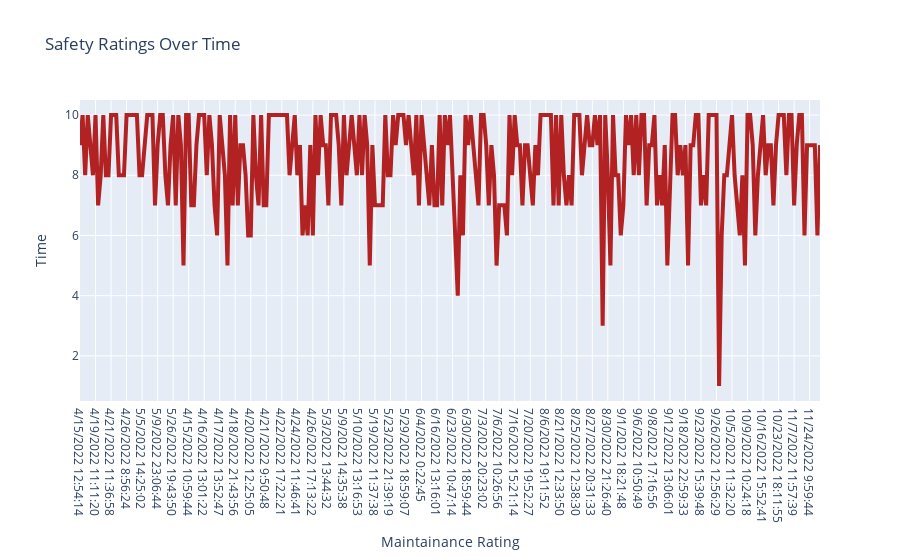

This figure's notebook cell:
### Code cell
fig1 = go.Figure([go.Scatter(x = df['Timestamp'], y = df['On a scale of 1-10, with 1 being "Not safe at all" and 10 being "Very safe", how safe do you feel in the Park?'],\
                     line = dict(color = 'firebrick', width = 4), name = 'Google')
                     ])
fig1.update_layout(title = 'Safety Ratings Over Time',
                  xaxis = dict(
                      title = 'Maintainance Rating',
#                       tickformat = '%d/%m',
                  ),
                  yaxis = dict(
                      title = 'Time'
                  ),
                  
                  )

### Figure 1 — Plotly figure (JSON) as saved in the notebook; plotly's stock layout.template omitted (floating-point values rounded to 4 significant figures; data arrays with more than 128 entries replaced by an {"elided": "..."} marker saying what was removed)
{"data": [{"line": {"color": "firebrick", "width": 4}, "name": "Google", "type": "scatter", "x": {"elided": "287 str values"}, "y": {"elided": "287 int values"}}], "layout": {"title": {"text": "Safety Ratings Over Time"}, "xaxis": {"title": {"text": "Maintainance Rating"}}, "yaxis": {"title": {"text": "Time"}}}}
